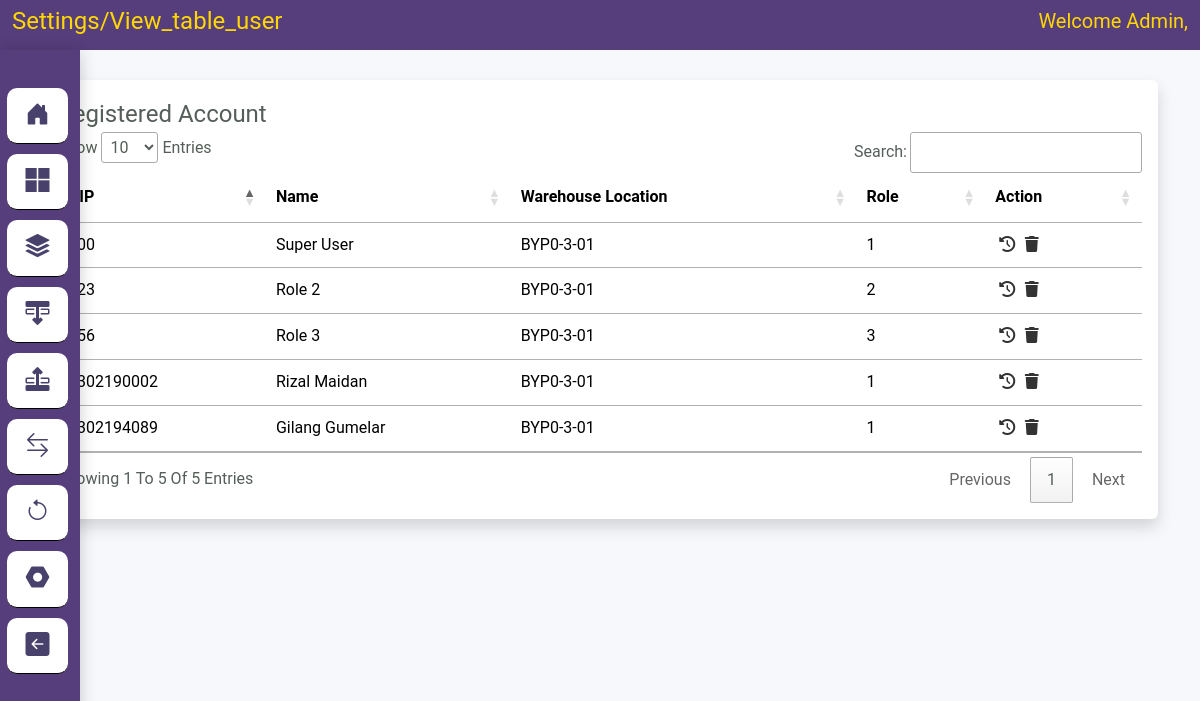
Page /index.php/settings/view_table_user on the earlier database version.
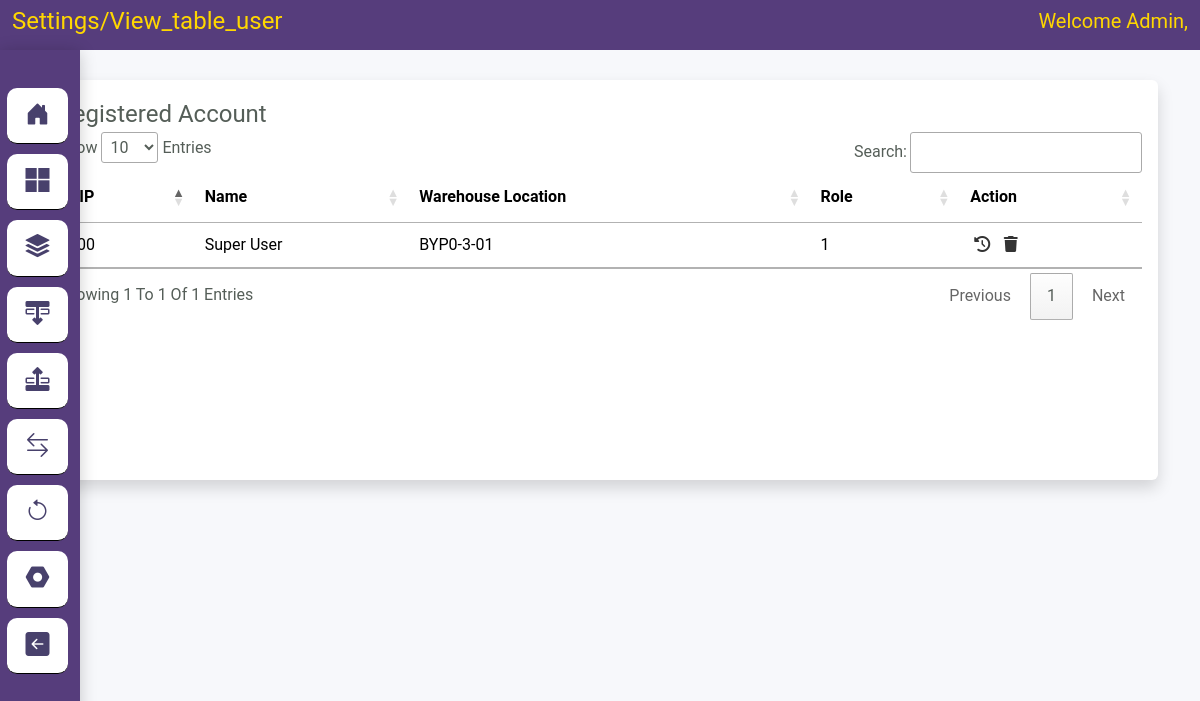
Same page on the later database version.
### tables this page shows
CREATE TABLE `user` (
  `nip` varchar(20) NOT NULL,
  `name` varchar(200) NOT NULL,
  `password` varchar(200) NOT NULL,
  `warehouse_code` varchar(50) NOT NULL,
  `role` varchar(200) NOT NULL
);

### application/controllers/Settings.php (called while the page is built, shortened)
<?php
class Settings extends CI_Controller
{
    public function __construct()
    {
        $this->load->helper('download');
		$this->load->library(array('form_validation', 'upload', 'excel'));
    }
    public function view_table_user()
    {
        $data['judul'] = 'Settings/view_table_user';
        $data['users'] = $this->M_CRUD->get_data('user')->result();
        $this->load->view('template/header', $data);
        $this->load->view('settings/table_user');
    }
}

### index.php (called while the page is built, shortened)
<?php
require_once BASEPATH.'core/CodeIgniter.php';

### application/models/M_CRUD.php (called while the page is built, shortened)
<?php
class M_CRUD extends CI_Model
{
	function get_data($table){
		return $this->db->get($table);
	}
}

### application/views/settings/table_user.php (the view, shortened to what this page needs)
<div class="container" style="margin-top: 80px;">
    <div class="cards shadow p-3 mb-3 bg-white rounded" style="min-height: 400px; margin-top:3px;">
        <div class=" cards-header card-header-text">
            <h4 class="card-title">registered Account</h4>
        </div>
        <div class="card-content table-responsive">
            <table id="regisacc" class="table table-hover">
                <thead class="text-primary">
                    <tr>
                        <th>NIP</th>
                        <th>Name</th>
                        <th>Warehouse Location</th>
                        <th>Role</th>
                        <th>Action</th>
                    </tr>
                </thead>
                <tbody>
                    <?php
                        $i = 1;
                        foreach ($users as $data) {
                    ?>
                    <tr>
                        <td><?= $data->nip ?></td>
                        <td><?= $data->name ?></td>
                        <td><?= $data->warehouse_code ?></td>
                        <td><?= $data->role ?></td>
                        <td>
                            <div class="container px-1">
                                <div class="row">
                                    <div class="col-sm-2">
                                        <a href="<?= base_url() ?>settings/reset_password?nip=<?= $data->nip ?>"
                                            onclick="return confirm('Are You Sure Want to Reset This Password Account ?')"><i
                                                class="fa-solid fa-history"></i></a>
                                    </div>
                                    <div class="col-sm-2">
                                        <a href="<?= base_url() ?>settings/delete_account?nip=<?= $data->nip ?>"
                                            onclick="return confirm('Are You Sure Want to Delete This Account ?')"><i
                                                class="fa-solid fa-trash"></i></a>
                                    </div>
                                </div>
                            </div>
                        </td>
                    </tr>
                    <?php $i++; } ?>
                </tbody>
            </table>
        </div>
    </div>
</div>

Differences in the rows shown:
removed user: nip "123", name "Role 2", warehouse_code "BYP0-3-01", role "2"
removed user: nip "1302190002", name "Rizal Maidan", warehouse_code "BYP0-3-01", role "1"
removed user: nip "1302194089", name "Gilang Gumelar", warehouse_code "BYP0-3-01", role "1"
removed user: nip "456", name "Role 3", warehouse_code "BYP0-3-01", role "3"
Other differences:
text written by a page script: "Entries Search: Showing 1 To 5 Of 5 Entries Previous 1 Next" → "Entries Search: Showing 1 To 1 Of 1 Entries Previous 1 Next"
